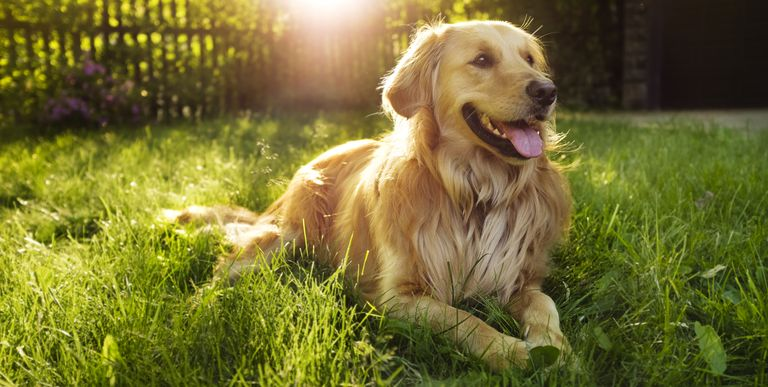
#> input picture Images/dog1.jpg, 768 x 387 px
$ python sample_image_processing.py
#> lines starting #> are read from the running program, lines starting #| are printed output that depends on the picture
import matplotlib.pyplot as plt

from skimage.feature import hog
from skimage.io import imread
from skimage.transform import rescale

dog = imread('Images/dog1.jpg', as_gray=True)
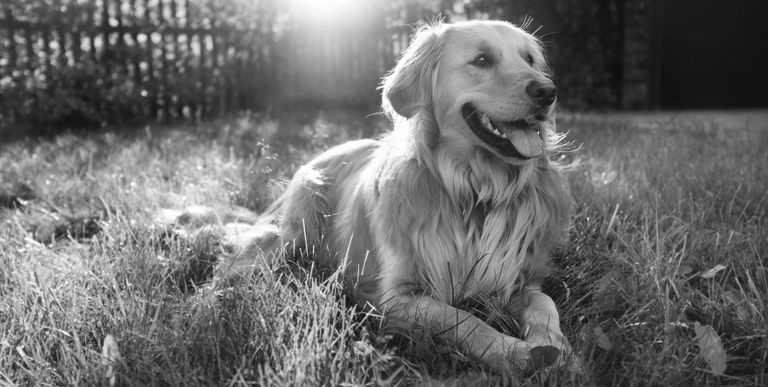
#> dog: shape (387, 768) float64; min 0.0142, max 1, mean 0.426
print(dog.shape)
#| (387, 768)
# https://en.wikipedia.org/wiki/German_Shepherd#/media/File:Kim_at_14_weeks.jpg

# scale down the image to one third
dog = rescale(dog, 1 / 3, mode='reflect')
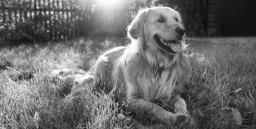
#> dog: shape (129, 256) float64; min 0.0587, max 0.998, mean 0.426
# calculate the hog and return a visual representation.
dog_hog, dog_hog_img = hog(
    dog, pixels_per_cell=(12, 12),
    cells_per_block=(2, 2),
    orientations=8,
    visualize=True,
    block_norm='L2-Hys')
#> dog_hog = 5760 values, max 0.428 at index 1267, min 0 at index 248, mean 0.161

fig, ax = plt.subplots(1, 2)
fig.set_size_inches(8, 6)
# remove ticks and their labels
[a.tick_params(bottom=False, left=False, labelbottom=False, labelleft=False)
 for a in ax]

ax[0].imshow(dog, cmap='gray')
ax[0].set_title('dog')
ax[1].imshow(dog_hog_img, cmap='gray')
ax[1].set_title('hog')
plt.show()
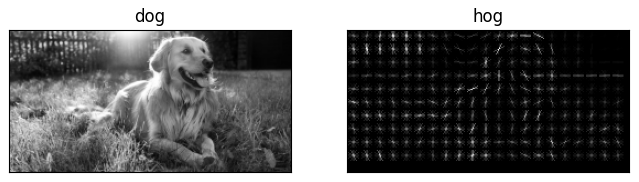
#> figure drawn by matplotlib, 2 panels
